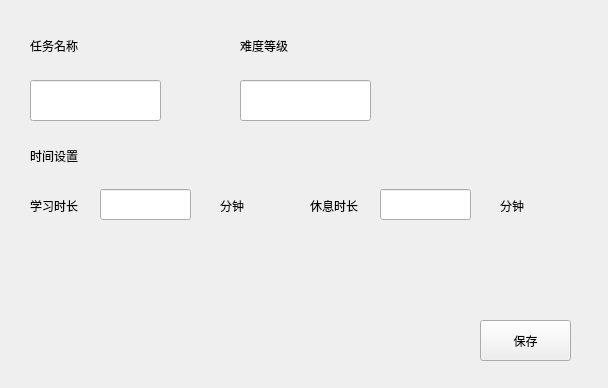
<?xml version="1.0" encoding="UTF-8"?>
<ui version="4.0">
 <class>tasksetting</class>
 <widget class="QWidget" name="tasksetting">
  <property name="geometry">
   <rect>
    <x>0</x>
    <y>0</y>
    <width>608</width>
    <height>388</height>
   </rect>
  </property>
  <property name="windowTitle">
   <string>Form</string>
  </property>
  <widget class="QLabel" name="label">
   <property name="geometry">
    <rect>
     <x>30</x>
     <y>30</y>
     <width>51</width>
     <height>31</height>
    </rect>
   </property>
   <property name="text">
    <string>任务名称</string>
   </property>
  </widget>
  <widget class="QLineEdit" name="nameLineEdit">
   <property name="geometry">
    <rect>
     <x>30</x>
     <y>80</y>
     <width>131</width>
     <height>41</height>
    </rect>
   </property>
  </widget>
  <widget class="QLineEdit" name="gradeLineEdit">
   <property name="geometry">
    <rect>
     <x>240</x>
     <y>80</y>
     <width>131</width>
     <height>41</height>
    </rect>
   </property>
  </widget>
  <widget class="QLabel" name="label_2">
   <property name="geometry">
    <rect>
     <x>240</x>
     <y>30</y>
     <width>51</width>
     <height>31</height>
    </rect>
   </property>
   <property name="text">
    <string>难度等级</string>
   </property>
  </widget>
  <widget class="QLabel" name="label_3">
   <property name="geometry">
    <rect>
     <x>30</x>
     <y>140</y>
     <width>51</width>
     <height>31</height>
    </rect>
   </property>
   <property name="text">
    <string>时间设置</string>
   </property>
  </widget>
  <widget class="QLabel" name="label_4">
   <property name="geometry">
    <rect>
     <x>30</x>
     <y>190</y>
     <width>51</width>
     <height>31</height>
    </rect>
   </property>
   <property name="text">
    <string>学习时长：</string>
   </property>
  </widget>
  <widget class="QLineEdit" name="studyLineEdit">
   <property name="geometry">
    <rect>
     <x>100</x>
     <y>189</y>
     <width>91</width>
     <height>31</height>
    </rect>
   </property>
  </widget>
  <widget class="QLabel" name="label_5">
   <property name="geometry">
    <rect>
     <x>220</x>
     <y>190</y>
     <width>51</width>
     <height>31</height>
    </rect>
   </property>
   <property name="text">
    <string>分钟</string>
   </property>
  </widget>
  <widget class="QLabel" name="label_6">
   <property name="geometry">
    <rect>
     <x>500</x>
     <y>190</y>
     <width>51</width>
     <height>31</height>
    </rect>
   </property>
   <property name="text">
    <string>分钟</string>
   </property>
  </widget>
  <widget class="QLineEdit" name="breakLineEdit">
   <property name="geometry">
    <rect>
     <x>380</x>
     <y>189</y>
     <width>91</width>
     <height>31</height>
    </rect>
   </property>
  </widget>
  <widget class="QLabel" name="label_7">
   <property name="geometry">
    <rect>
     <x>310</x>
     <y>190</y>
     <width>51</width>
     <height>31</height>
    </rect>
   </property>
   <property name="text">
    <string>休息时长：</string>
   </property>
  </widget>
  <widget class="QPushButton" name="saveBtn">
   <property name="geometry">
    <rect>
     <x>480</x>
     <y>320</y>
     <width>91</width>
     <height>41</height>
    </rect>
   </property>
   <property name="text">
    <string>保存</string>
   </property>
  </widget>
 </widget>
 <resources/>
 <connections/>
</ui>
